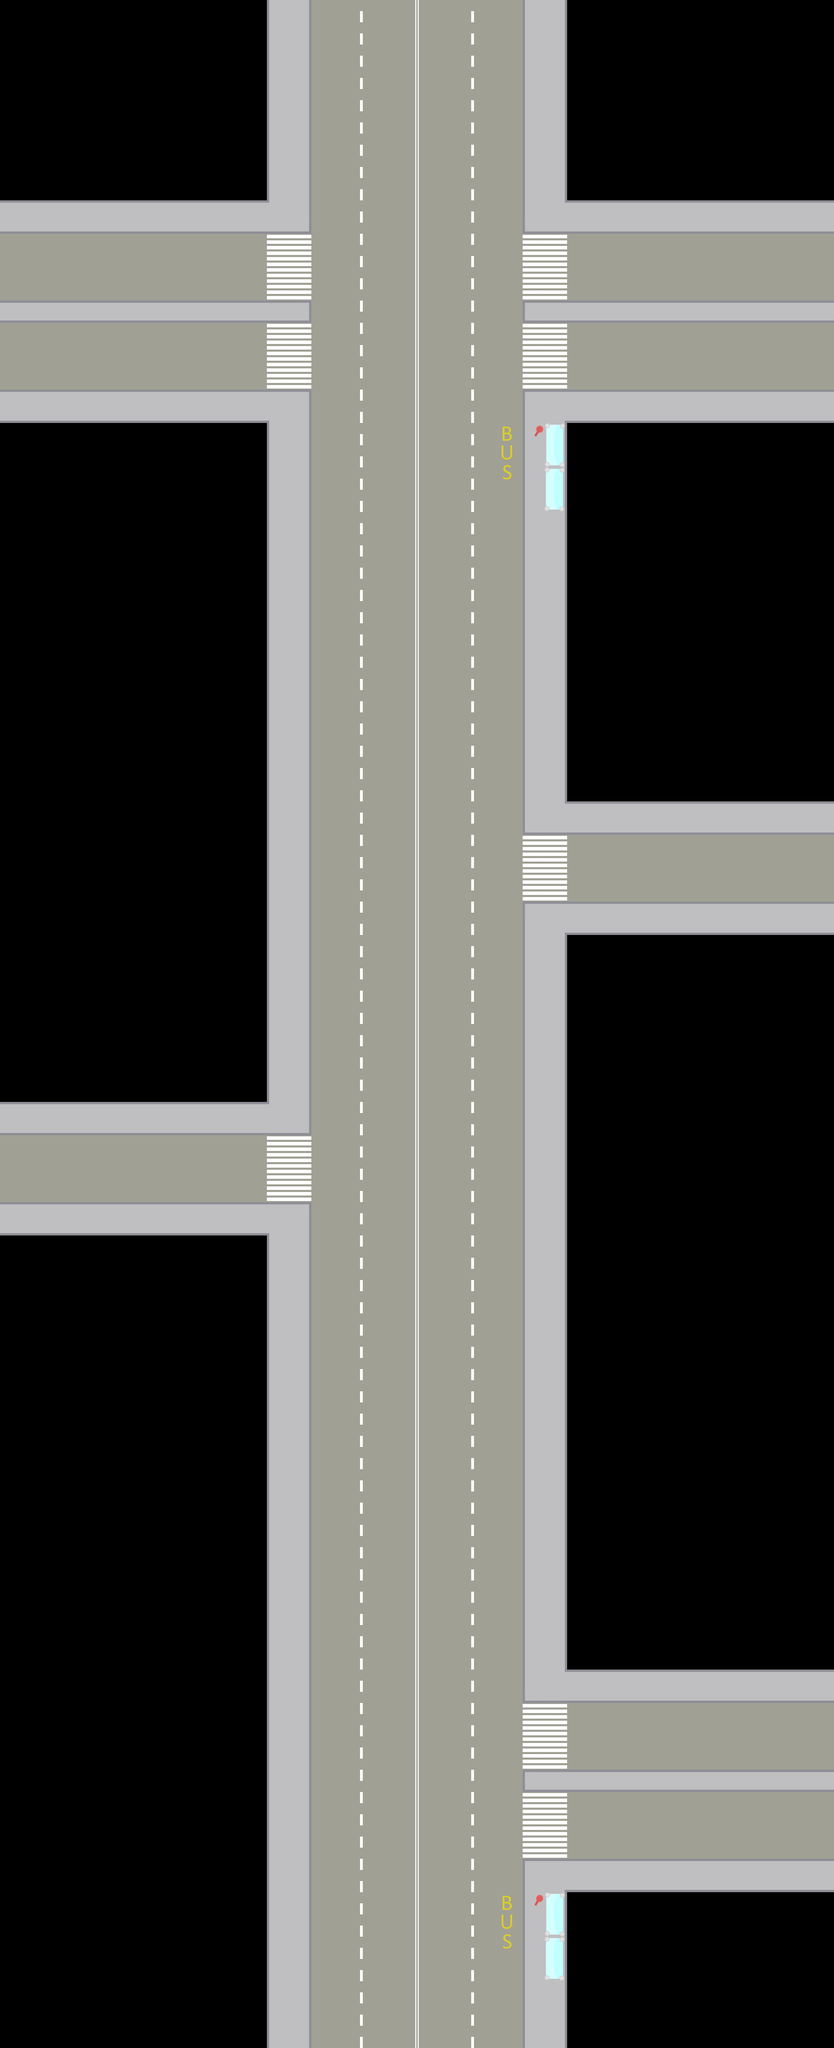

A level layout from a 2D game, rendered from its tile map. Below: a short description, then the map file with tile-grid data replaced by summaries:
An orthogonal 75x184 tile map with 32x32 px tiles, 2 tile layers (Tile Layer 1, Tile Layer 2), 2 tilesets.

<map version="1.2" tiledversion="1.3.4" orientation="orthogonal" renderorder="right-down" width="75" height="184" tilewidth="32" tileheight="32" infinite="0" nextlayerid="3" nextobjectid="1">
 <tileset firstgid="1" source="../busSprite.tsx" />
 <tileset firstgid="65" source="../Stations.tsx" />
 <layer id="1" name="Tile Layer 1" width="75" height="184">
  <data>[13800 cells, 6984 non-empty, 7 distinct tile ids]</data>
 </layer>
 <layer id="2" name="Tile Layer 2" width="75" height="184">
  <data>[13800 cells, 194 non-empty, 2 distinct tile ids]</data>
 </layer>
</map>
